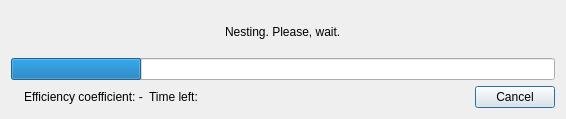
<?xml version="1.0" encoding="UTF-8"?>
<ui version="4.0">
 <class>DialogLayoutProgress</class>
 <widget class="QDialog" name="DialogLayoutProgress">
  <property name="windowModality">
   <enum>Qt::ApplicationModal</enum>
  </property>
  <property name="geometry">
   <rect>
    <x>0</x>
    <y>0</y>
    <width>566</width>
    <height>119</height>
   </rect>
  </property>
  <property name="windowTitle">
   <string>Create a Layout</string>
  </property>
  <property name="windowIcon">
   <iconset resource="../../../libs/vmisc/share/resources/icon.qrc">
    <normaloff>:/icon/64x64/icon64x64.png</normaloff>:/icon/64x64/icon64x64.png</iconset>
  </property>
  <property name="modal">
   <bool>true</bool>
  </property>
  <layout class="QVBoxLayout" name="verticalLayout">
   <item alignment="Qt::AlignHCenter">
    <widget class="QLabel" name="label">
     <property name="sizePolicy">
      <sizepolicy hsizetype="Preferred" vsizetype="Preferred">
       <horstretch>0</horstretch>
       <verstretch>0</verstretch>
      </sizepolicy>
     </property>
     <property name="text">
      <string>Nesting. Please, wait.</string>
     </property>
    </widget>
   </item>
   <item>
    <widget class="QProgressBar" name="progressBar">
     <property name="sizePolicy">
      <sizepolicy hsizetype="Expanding" vsizetype="Fixed">
       <horstretch>0</horstretch>
       <verstretch>0</verstretch>
      </sizepolicy>
     </property>
     <property name="value">
      <number>24</number>
     </property>
     <property name="textVisible">
      <bool>false</bool>
     </property>
     <property name="textDirection">
      <enum>QProgressBar::TopToBottom</enum>
     </property>
     <property name="format">
      <string notr="true">%p%</string>
     </property>
    </widget>
   </item>
   <item>
    <layout class="QHBoxLayout" name="horizontalLayout">
     <item>
      <widget class="QLabel" name="labelProgress">
       <property name="text">
        <string notr="true"/>
       </property>
      </widget>
     </item>
     <item>
      <widget class="QLabel" name="labelMessage">
       <property name="text">
        <string notr="true">Efficiency coefficient: -</string>
       </property>
      </widget>
     </item>
     <item>
      <widget class="QLabel" name="labelTimeLeft">
       <property name="text">
        <string>Time left:</string>
       </property>
      </widget>
     </item>
     <item>
      <widget class="QDialogButtonBox" name="buttonBox">
       <property name="standardButtons">
        <set>QDialogButtonBox::Cancel</set>
       </property>
      </widget>
     </item>
    </layout>
   </item>
  </layout>
 </widget>
 <resources>
  <include location="../../../libs/vmisc/share/resources/icon.qrc"/>
 </resources>
 <connections/>
</ui>
